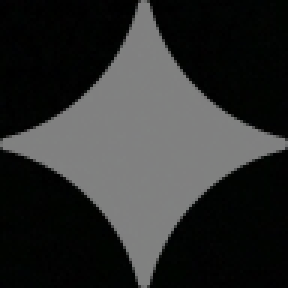
#> input picture backend/app/processors/alpha_maps/bg_96.png, 96 x 96 px (shown 3 times larger)
$ python -i watermark_math.py   (imports and definitions only)
#> lines starting #> are read from the running program, lines starting #| are printed output that depends on the picture
#> further down, picture is the input picture: shape (96, 96, 3); mean B, G, R 46.3, 47, 46.1
### backend/app/processors/alpha_maps/alpha_loader.py
from pathlib import Path
from typing import Dict, Optional
import numpy as np
from PIL import Image

class AlphaMapCache:
    """Loads and caches alpha watermark maps scaled to arbitrary target sizes."""

    def __init__(self, maps_dir: Optional[Path] = None):
        if maps_dir is None:
            maps_dir = Path(__file__).resolve().parent
        self.maps_dir = Path(maps_dir)
        self._cache: Dict[int, np.ndarray] = {}
        self._base_48: Optional[np.ndarray] = None
        self._base_96: Optional[np.ndarray] = None
        self._preload_bases()

    def _preload_bases(self) -> None:
        p48 = self.maps_dir / "bg_48.png"
        p96 = self.maps_dir / "bg_96.png"

        if p48.exists():
            img = Image.open(p48).convert("RGB")
            arr = np.array(img, dtype=np.float32)
            self._base_48 = np.max(arr, axis=2) / 255.0
            self._cache[48] = self._base_48

        if p96.exists():
            img = Image.open(p96).convert("RGB")
            arr = np.array(img, dtype=np.float32)
            self._base_96 = np.max(arr, axis=2) / 255.0
            self._cache[96] = self._base_96

    def get(self, size: int) -> np.ndarray:
        """Return the (size, size) float32 alpha map array in range [0, 1]."""
        size = max(8, int(round(size)))
        if size in self._cache:
            return self._cache[size]

        # Choose the best base to scale from
        base = self._base_96 if self._base_96 is not None else self._base_48
        if base is None:
            raise FileNotFoundError(f"No base alpha maps found in {self.maps_dir}")

        scaled = self._resize_alpha(base, size)
        self._cache[size] = scaled
        return scaled

    def _resize_alpha(self, alpha: np.ndarray, target_size: int) -> np.ndarray:
        # Convert float alpha map to 8-bit image for high-quality Lanczos resampling
        img = Image.fromarray((alpha * 255.0).clip(0, 255).astype(np.uint8), mode="L")
        resized = img.resize((target_size, target_size), Image.Resampling.LANCZOS)
        return (np.array(resized, dtype=np.float32) / 255.0).astype(np.float32)

### backend/app/processors/watermark_math.py
from dataclasses import dataclass
from typing import Dict, Any, Tuple, Optional, List
import numpy as np
import cv2
from .alpha_maps.alpha_loader import AlphaMapCache

PRESETS: Dict[str, Dict[str, Any]] = {
    "auto": {
        "name": "Auto Detect (AI Sparkle)",
        "gain": 1.0,
        "mode": "auto",
        "description": "Multi-scale candidate detection (Corner & Inset layouts)"
    },
    "classic": {
        "name": "Classic Corner (Fixed)",
        "gain": 1.0,
        "mode": "classic",
        "description": "Fixed 4.16% margin corner watermark (1.0x gain)"
    },
    "nano_banana": {
        "name": "Gemini & Nano Banana (Adaptive Inset)",
        "gain": 0.6,
        "mode": "adaptive",
        "description": "Adaptive Inset (12.5% Inset, 0.6x gain)"
    },
    "veo3": {
        "name": "Veo 3 (Video)",
        "gain": 0.6,
        "mode": "veo",
        "description": "Veo 3 Video preset (gain 0.6, adaptive offset)"
    },
    "flow": {
        "name": "Flow & Omni",
        "gain": 0.6,
        "mode": "veo",
        "description": "Google Flow & Gemini Omni video preset"
    },
    "omni": {
        "name": "Gemini Omni",
        "gain": 0.6,
        "mode": "veo",
        "description": "Gemini Omni multimodal preset"
    },
}

@dataclass
class WatermarkBox:
    x: int
    y: int
    size: int
    confidence: float = 1.0
    detected_gain: float = 1.0
    residual_score: float = 0.0
    layout_name: str = "Auto Detected Sparkle"

def find_optimal_gain(
    img_rgb: np.ndarray,
    x: int,
    y: int,
    size: int,
    alpha_cache: AlphaMapCache
) -> Tuple[float, float]:
    """
    Find optimal unblending gain by minimizing residual template correlation
    on the restored image. This guarantees exact watermark cancellation across all
    backgrounds (flat surfaces, textured asphalt, grass, or high-contrast curb edges).
    Returns (best_gain, best_residual_score).
    """
    h, w = img_rgb.shape[:2]
    x_end = min(w, x + size)
    y_end = min(h, y + size)
    if x_end <= x or y_end <= y:
        return 1.0, 0.0

    alpha = alpha_cache.get(size)
    crop_alpha = alpha[:y_end - y, :x_end - x]
    tmpl = (crop_alpha * 255.0).astype(np.uint8)

    best_gain = 1.0
    best_score = float("inf")

    # Evaluate candidate gains
    candidate_gains = [0.35, 0.40, 0.45, 0.48, 0.50, 0.52, 0.55, 0.57, 0.60, 0.65, 0.70, 0.75, 0.80, 0.85, 0.90, 0.95, 1.00]
    for g in candidate_gains:
        cleaned = remove_watermark_numpy(img_rgb, alpha, x, y, gain=g)
        roi_gray = cv2.cvtColor(cleaned[y:y_end, x:x_end, :3], cv2.COLOR_RGB2GRAY)
        res = cv2.matchTemplate(roi_gray, tmpl, cv2.TM_CCOEFF_NORMED)
        score = abs(float(res[0][0]))
        if score < best_score:
            best_score = score
            best_gain = g

    return best_gain, best_score

# [16 lines left out: function recheck_and_refine_watermark, not called in this run]

def get_preset_anchors(width: int, height: int) -> List[Tuple[str, int, int, int]]:
    """
    Returns calibrated 5 preset candidate locations (name, exp_x, exp_y, size)
    ordered by highest priority first:
      - 768p / Small Images (<1000px min_dim, e.g. 1376x768):
          1. Calibrated Gemini 768p Inset: margin_right=73, margin_bottom=73, size=48 (x=w-121, y=h-121)
          2. Adaptive Inset (12.5%): margin=round(192*ratio), size=48
          3. Classic Corner (4.16%): margin=round(64*ratio), size=48
          4. Fixed Standard Inset: margin=96, size=48
          5. Veo Video Inset: margin=round(min_dim/10)+24, size=48
      - Full-Resolution Images (>=1000px min_dim, e.g. 2752x1536, 3200x1344, 2528x1696):
          1. Calibrated Gemini Full-Res Inset: margin_right=64, margin_bottom=64, size=96 (x=w-160, y=h-160)
          2. Adaptive Inset (12.5%): margin=round(192*ratio), size=96
          3. Classic Corner (4.16%): margin=round(64*ratio), size=96
          4. Fixed Standard Inset: margin=192, size=96
          5. Veo Video Inset: margin=round(min_dim/10)+24, size=96
    """
    min_dim = min(width, height)
    ratio = min_dim / 1536.0

    if min_dim < 1000:
        sz = 48
        return [
            ("Calibrated 768p Inset", width - 73 - sz, height - 73 - sz, sz),
            ("Gemini Adaptive Inset", int(width - round(192 * ratio) - sz), int(height - round(192 * ratio) - sz), sz),
            ("Classic Corner", int(width - round(64 * ratio) - sz), int(height - round(64 * ratio) - sz), sz),
            ("Fixed Standard Inset", width - 96 - sz, height - 96 - sz, sz),
            ("Veo Video Inset", int(width - round(min_dim / 10.0) - sz - 24), int(height - round(min_dim / 10.0) - sz - 24), sz),
        ]
    else:
        sz = 96
        return [
            ("Calibrated Full-Res Inset", width - 64 - sz, height - 64 - sz, sz),
            ("Gemini Adaptive Inset", int(width - round(192 * ratio) - sz), int(height - round(192 * ratio) - sz), sz),
            ("Classic Corner", int(width - round(64 * ratio) - sz), int(height - round(64 * ratio) - sz), sz),
            ("Fixed Standard Inset", width - 192 - sz, height - 192 - sz, sz),
            ("Veo Video Inset", int(width - round(min_dim / 10.0) - sz - 24), int(height - round(min_dim / 10.0) - sz - 24), sz),
        ]

def detect_all_watermarks(
    img_rgb: np.ndarray,
    alpha_cache: Optional[AlphaMapCache] = None,
) -> List[WatermarkBox]:
    """
    Priority-Based Preset Detection:
    1. First checks the known preset locations in a tight window (+/- 2px).
       If template correlation >= 0.25, immediately confirms and determines
       the exact optimal gain that minimizes residual correlation.
    2. If no preset matches, falls back to general quadrant search in bottom-right corner.
    3. If still not detected, falls back to default preset coordinates.
    """
    if alpha_cache is None:
        alpha_cache = AlphaMapCache()

    h, w = img_rgb.shape[:2]
#> h = 96; w = 96
    min_dim = min(w, h)
#> min_dim = 96
    gray = cv2.cvtColor(img_rgb, cv2.COLOR_BGR2GRAY).astype(np.float32)

    presets = get_preset_anchors(w, h)

    # === STAGE 1: Check Known Presets FIRST in a Focused Window (+/- 20px) ===
    pad = 20
    best_preset_match = None
    best_preset_conf = -1.0

    for name, exp_x, exp_y, sz in presets:
        alpha = (alpha_cache.get(sz) * 255.0).astype(np.float32)
        y0 = max(0, exp_y - pad)
        y1 = min(h, exp_y + sz + pad)
        x0 = max(0, exp_x - pad)
        x1 = min(w, exp_x + sz + pad)

        roi = gray[y0:y1, x0:x1]
        if roi.shape[0] < sz or roi.shape[1] < sz:
            continue

        res = cv2.matchTemplate(roi, alpha, cv2.TM_CCOEFF_NORMED)
        min_v, max_v, min_l, max_l = cv2.minMaxLoc(res)

        if max_v > best_preset_conf:
            best_preset_conf = max_v
            actual_x = x0 + max_l[0]
            actual_y = y0 + max_l[1]
            best_preset_match = (name, actual_x, actual_y, sz, max_v)
#> this loop made 5 passes
#> (min_v, max_v, min_l, max_l, best_preset_conf, actual_x, actual_y, best_preset_match) on pass 2: (-0.166, 0.426, (32, 32), (8, 24), 0.426, 24, 40, ('Gemini Adaptive Inset', 24, 40, 48, 0.426))
#> (min_v, max_v, min_l, best_preset_conf, actual_x, actual_y, best_preset_match) on pass 5: (-0.161, 0.429, (0, 0), 0.429, 8, 24, ('Veo Video Inset', 8, 24, 48, 0.429))
#> pass 1, in _resize_alpha, `resized = img.resize((target_size, target_size), Image.Resampling.LANC..`:
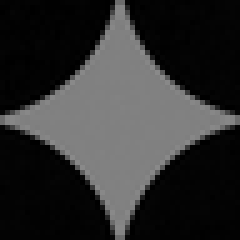
#> resized: PIL image 48x48 L (shown 5 times larger); min 0, max 137, mean 47.2
#> after the loop:
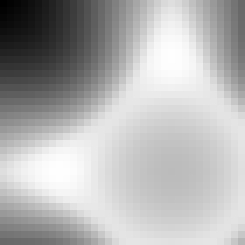
#> res: shape (35, 35) float32 (shown 7 times larger); min -0.161, max 0.429, mean 0.252; drawn with min black and max white
#> after the loop:
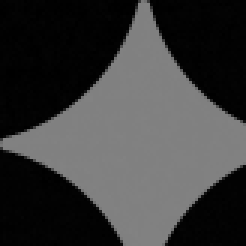
#> roi: shape (82, 82) float32 (shown 3 times larger); min 0, max 130, mean 59.1
#> after the loop, actual_x = 8; actual_y = 24; best_preset_conf = 0.429

    if best_preset_match is not None and best_preset_conf >= 0.28:
        name, actual_x, actual_y, sz, conf = best_preset_match
#> name = 'Veo Video Inset'; sz = 48; conf = 0.429
        gain, res_score = find_optimal_gain(img_rgb, actual_x, actual_y, sz, alpha_cache)
#> in find_optimal_gain, `x_end = min(w, x + size)`: x_end = 56
#> in find_optimal_gain, `y_end = min(h, y + size)`: y_end = 72
#> the loop in find_optimal_gain, `for g in candidate_gains:` made 17 passes
#> (res, score, best_score) on passes 1 to 9: ([0.229], 0.229, 0.229), ([0.187], 0.187, 0.187), ([0.143], 0.143, 0.143), ([0.113], 0.113, 0.113), ([0.0913], 0.0913, 0.0913), ([0.0741], 0.0741, 0.0741), ([0.0421], 0.0421, 0.0421), ([0.02], 0.02, 0.02), ([-0.0163], 0.0163, 0.0163)
#> (res, score) on passes 10 to 15: ([-0.0796], 0.0796), ([-0.146], 0.146), ([-0.216], 0.216), ([-0.284], 0.284), ([-0.359], 0.359), ([-0.43], 0.43)
#> pass 1, in remove_watermark_numpy, `scaled_alpha = np.clip(crop_alpha * gain, 0.0, max_alpha)`:
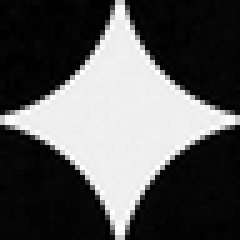
#> scaled_alpha: shape (48, 48) float32 (shown 5 times larger); min 0, max 0.188, mean 0.0648; drawn with min black and max white
#> pass 1, in remove_watermark_numpy, `mask = scaled_alpha > alpha_threshold`:
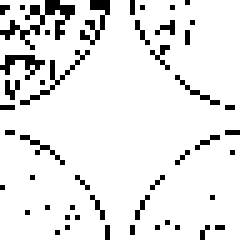
#> mask: shape (48, 48) bool (shown 5 times larger); 90.5% white; black in thin lines or dots
#> pass 1, in remove_watermark_numpy, `restored = (roi_rgb - alpha_3d * 255.0) / (1.0 - alpha_3d)`:
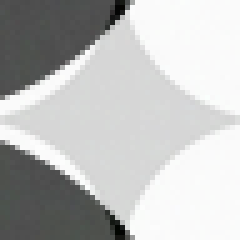
#> restored: shape (48, 48, 3) float32 (shown 5 times larger); mean B, G, R 82.7, 83.2, 82.7; drawn with min black and max white
#> after the loop in find_optimal_gain, `for g in candidate_gains:`:
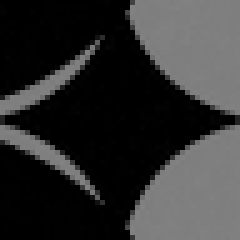
#> roi_gray: shape (48, 48) (shown 5 times larger); min 0, max 130, mean 49.1
#> after the loop in find_optimal_gain, `for g in candidate_gains:`: best_gain = 0.6; best_score = 0.0163
#> gain = 0.6; res_score = 0.0163
        return [WatermarkBox(
            x=actual_x,
            y=actual_y,
            size=sz,
            confidence=conf,
            detected_gain=gain,
            residual_score=res_score,
            layout_name=f"{name} ({sz}px, {gain:.2f}x gain)"
        )]

    # === STAGE 2: Fallback to General Quadrant Search ===
    roi_y0 = int(round(h * 0.70))
    roi_x0 = int(round(w * 0.65))
    search_roi = gray[roi_y0:, roi_x0:]
    rh, rw = search_roi.shape

    target_size = 48 if min_dim < 1000 else 96
    search_sizes = [target_size, 48 if target_size == 96 else 96]

    best_fb_score = -1.0
    best_fb_loc = None
    best_fb_s = target_size

    for s in search_sizes:
        if rh < s or rw < s:
            continue
        alpha = (alpha_cache.get(s) * 255.0).astype(np.float32)
        res = cv2.matchTemplate(search_roi, alpha, cv2.TM_CCOEFF_NORMED)
        _, max_v, _, max_l = cv2.minMaxLoc(res)
        if max_v > best_fb_score:
            best_fb_score = max_v
            best_fb_s = s
            best_fb_loc = (roi_x0 + max_l[0], roi_y0 + max_l[1])

    if best_fb_loc is not None and best_fb_score >= 0.28:
        bx, by = best_fb_loc
        gain, res_score = find_optimal_gain(img_rgb, bx, by, best_fb_s, alpha_cache)
        return [WatermarkBox(
            x=bx,
            y=by,
            size=best_fb_s,
            confidence=best_fb_score,
            detected_gain=gain,
            residual_score=res_score,
            layout_name=f"Auto Sparkle ({best_fb_s}px, {gain:.2f}x gain)"
        )]

    # === STAGE 3: Default Fallback to Primary Calibrated Preset ===
    exp_name, exp_x, exp_y, exp_sz = presets[0]
    return [WatermarkBox(
        x=max(0, exp_x),
        y=max(0, exp_y),
        size=exp_sz,
        confidence=0.0,
        detected_gain=0.60 if min_dim < 1000 else 1.00,
        residual_score=0.0,
        layout_name=f"Fallback {exp_name} ({exp_sz}px)"
    )]

# [91 lines left out: functions detect_watermark_candidate, detect_watermark_box, not called in this run]

def remove_watermark_numpy(
    image: np.ndarray,
    alpha_map: np.ndarray,
    x: int,
    y: int,
    gain: float = 1.0,
    alpha_threshold: float = 0.002,
    max_alpha: float = 0.99,
) -> np.ndarray:
    """
    Remove watermark using exact mathematical alpha unblending:
        Original = (Watermarked - alpha * 255.0) / (1.0 - alpha)

    image: (H, W, 3) uint8 or (H, W, 4) uint8
    alpha_map: (h, w) float32 in [0, 1]
    """
    h_map, w_map = alpha_map.shape[:2]
    img_h, img_w = image.shape[:2]

    # Boundary protection
    x_end = min(img_w, x + w_map)
    y_end = min(img_h, y + h_map)
    if x >= img_w or y >= img_h or x_end <= x or y_end <= y:
        return image.copy()

    actual_w = x_end - x
    actual_h = y_end - y

    crop_alpha = alpha_map[:actual_h, :actual_w]
    scaled_alpha = np.clip(crop_alpha * gain, 0.0, max_alpha)
    mask = scaled_alpha > alpha_threshold

    result = image.copy()

    # Work in float32 for exact arithmetic on RGB channels
    roi_rgb = result[y:y_end, x:x_end, :3].astype(np.float32)
    alpha_3d = scaled_alpha[..., np.newaxis]

    # Mathematical unblending
    restored = (roi_rgb - alpha_3d * 255.0) / (1.0 - alpha_3d)
    restored = np.clip(np.round(restored), 0, 255).astype(np.uint8)

    # Apply only where alpha watermark is active
    roi_slice = result[y:y_end, x:x_end, :3]
    roi_slice[mask] = restored[mask]
    result[y:y_end, x:x_end, :3] = roi_slice

    return result

>>> import cv2
>>> picture = cv2.imread('alpha_maps/bg_96.png')
>>> result = detect_all_watermarks(picture)
#> result = 1 item
